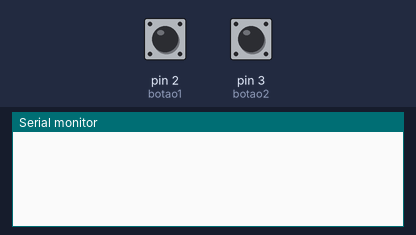
Recording of a sketch running on a simulated Arduino Uno, built with avr-gcc and run on an emulated ATmega328P. Shown: the last lines printed to the serial monitor. Inputs (shaded band) come from the test bench; at power-on: pin 2 (botao1) HIGH, pin 3 (botao2) HIGH.

Above: at 1.2 s.
1.3 s: pin 2 (botao1) pulled LOW for 0.15 s
At 2.0 s:
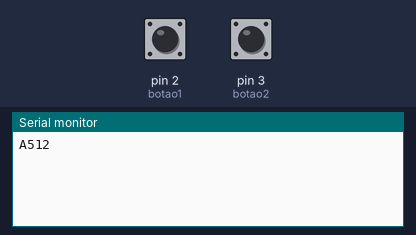
2.9 s: pin 3 (botao2) pulled LOW for 0.15 s
At 4.4 s:
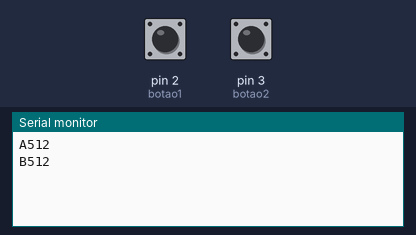

Measured:
- after the input at 1.3 s, the serial monitor: prints a new line at once (image 1)
- after the input at 2.9 s, the serial monitor: prints a new line at once (image 2)

The sketch:

serial_botoes.ino
```cpp
// criando as variáveis dos pinos do arduino e as variáveis de estado dos botões
int botao1 = 2, botao2 = 3, pot1 = A0, pot2 = A1,
botao1Status, botao2Status;

void setup() {
	pinMode(botao1, INPUT_PULLUP);
	pinMode(botao2, INPUT_PULLUP);

  Serial.begin(9600);
}

void loop() {
	botao1Status = digitalRead(botao1);
	botao2Status = digitalRead(botao2);

	if (botao1Status == LOW) {
		//Terminal
		Serial.println(String("A") + analogRead(pot1));
		delay(200);
	}
	if (botao2Status == LOW) {
		//Terminal
		Serial.println(String("B") + analogRead(pot2));
		delay(200);
	}
}
```
